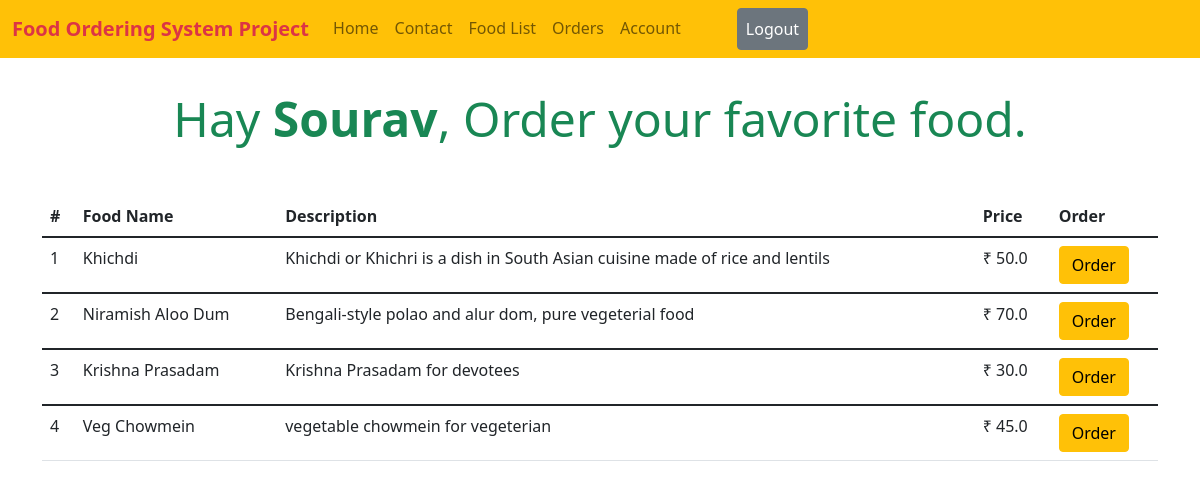
Page /foods/ (signed in) on the committed database.
### food/models.py (models this page shows, shortened)
class Food(models.Model):
    name = models.CharField(max_length=500)
    desc = models.TextField()
    price = models.FloatField()

### food/views.py (the view)
# urls.py: path("", food_list, name="food.food_list"),
def food_list(request):
    context = {}
    foods = Food.objects.all()
    context['foods'] = foods
    return render(request, "food_list.html", context)

### food/templates/food_list.html
{% extends 'base.html' %}
{% block 'content' %}
<div class="container p-3 mt-3 mb-4">
    {% if request.user.is_authenticated %}
    <h2 class="display-5 text-center text-success">Hay <span class="fw-bold">{{ request.user.first_name }}</span>, Order
        your favorite food.</h2>
    {% else %}
    <h1 class="text-success display-4 text-center">Order your favorite food.</h1>
    <h4 class=" text-warning">First create an account, then order</h4>
    {% endif %}
</div>
{% if foods %}
<div class="container">
    <table class="table">
        <thead>
        <tr>
            <th scope="col">#</th>
            <th scope="col">Food Name</th>
            <th scope="col">Description</th>
            <th scope="col">Price</th>
            {% if request.user.is_authenticated %}
                <th scope="col">Order</th>
            {% endif %}
        </tr>
        </thead>
        {% for food in foods %}
        <tbody>
        <tr>
            <td>{{ forloop.counter }}</td>
            <td>{{ food.name }}</td>
            <td>{{ food.desc }}</td>
            <td>₹ {{ food.price }}</td>
            {% if request.user.is_authenticated %}
            <td>
                <form method="post" action="{% url 'food.order_food' food.id %}"> {% csrf_token %}
                    <button type="submit" class="btn btn-warning">Order</button>
                </form>
            </td>
            {% endif %}
        </tr>
        </tbody>
        {% endfor %}
    </table>
</div>
{% else %}
<div class="container">
    <h2 class="display-3">No foods available as of now.</h2>
</div>
{% endif %}
{% endblock 'content' %}

### rows in the picture
Food: name "Khichdi", desc "Khichdi or Khichri is a dish in South Asian cuisine made of rice and lentils", price "50.0"
Food: name "Niramish Aloo Dum", desc "Bengali-style polao and alur dom, pure vegeterial food", price "70.0"
Food: name "Krishna Prasadam", desc "Krishna Prasadam for devotees", price "30.0"
Food: name "Veg Chowmein", desc "vegetable chowmein for vegeterian", price "45.0"

### other values in the picture
{{ request.user.first_name }} "Sourav"
